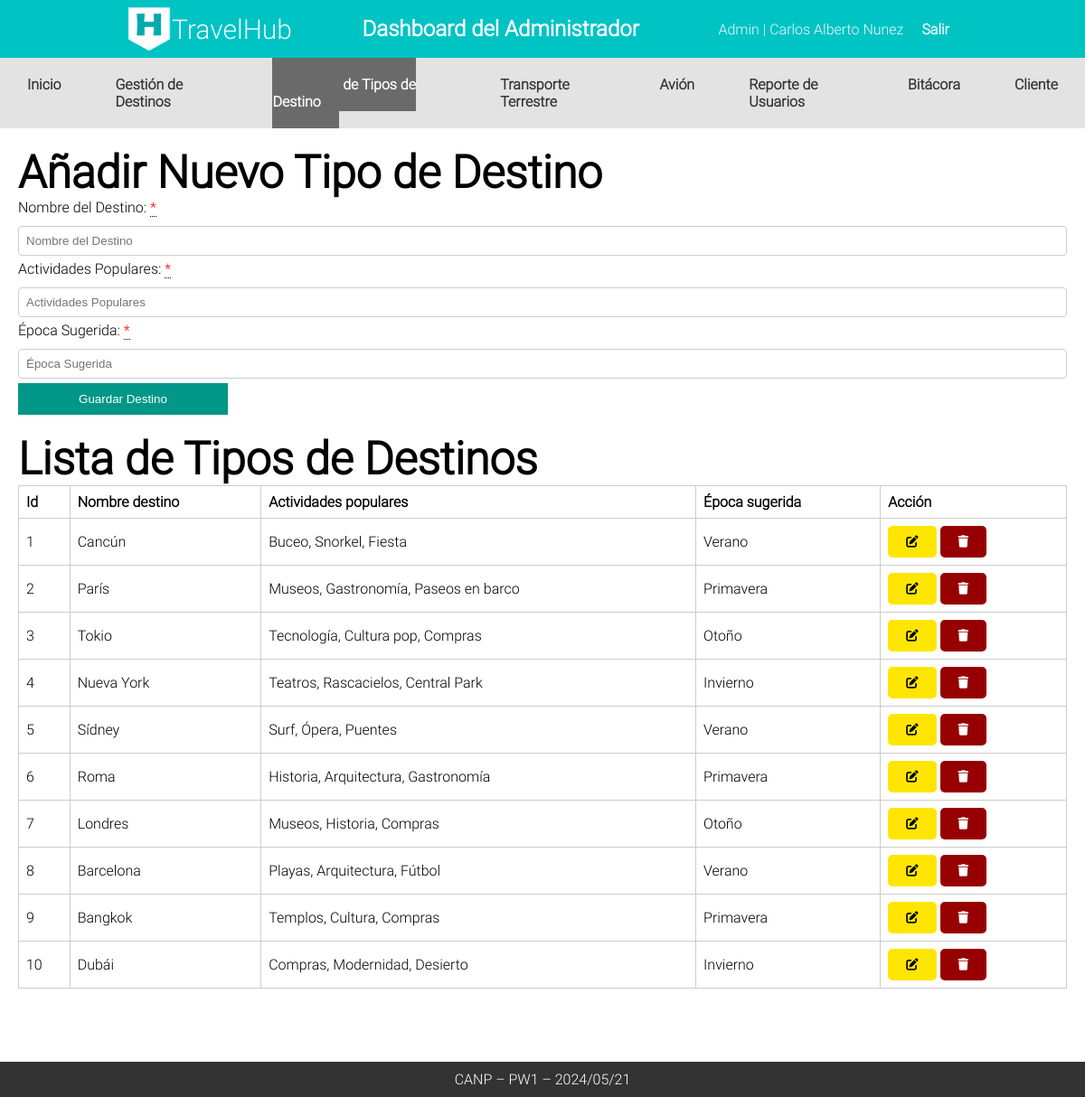
The page /Admin/CANP_TipoDestino (signed in) on the database as committed earlier.
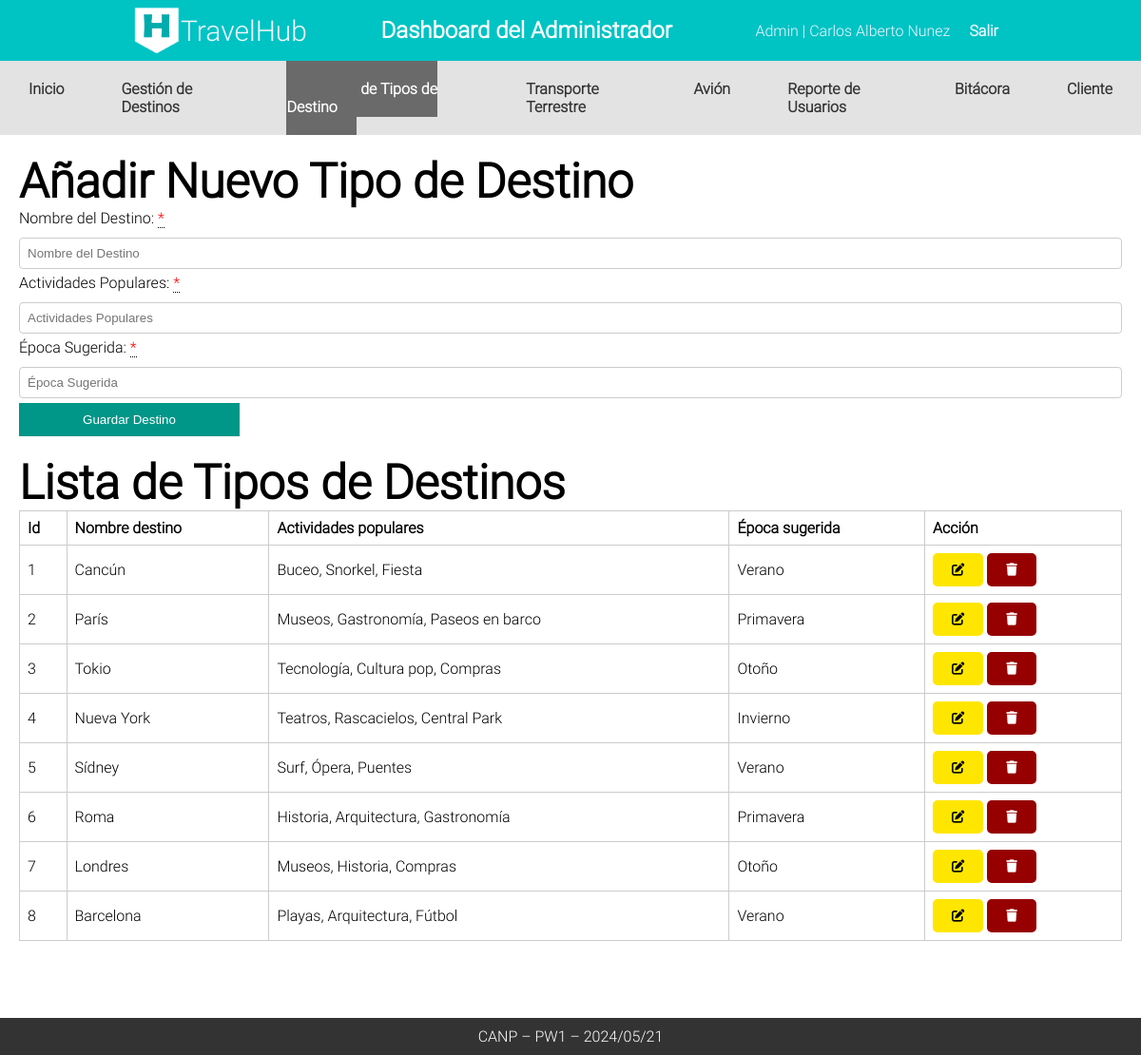
The same page on the database as committed later.
### tables this page shows
CREATE TABLE `tbltipodestino` (
  `id_tipodestino` int(11) NOT NULL,
  `Nombre_destino` varchar(255) NOT NULL,
  `Actividades_populares` varchar(255) NOT NULL,
  `Epoca_sugerida` varchar(255) NOT NULL
);

### Controllers/templateCtr.php (called while the page is built)
<?php
class Template
{
    public static function templateCtr()
    {
        include 'Views/plantilla.php';
    }
}

### index.php (called while the page is built, shortened)
<?php
include_once 'App/funciones.php';
include_once "Controllers/templateCtr.php";
include_once "Controllers/rutaCtr.php";
include_once "Controllers/destinosCtr.php";
include_once "Models/destinosMdl.php";
$template = new Template();
$template->templateCtr();

### Controllers/rutaCtr.php (called while the page is built)
<?php
class Ruta{
    public static function rutaCtr(){
        return "http://localhost/TravelHub/";
    }
}

### App/funciones.php (called while the page is built)
<?php
class Funciones{
static public function estaActivo($ruta) {
    $uri = $_SERVER['REQUEST_URI'];
    if(strpos($uri, $ruta) !== false) {
        return true;
    }
    return false;
}
}

### Models/destinosMdl.php (called while the page is built, shortened)
<?php
class DestinoMdl {
    public static function canp_leer_tipos_destinos_mdl() {
        try {
            $db = Conexion::conectar();
            $sql = "SELECT * FROM tbltipodestino";
            $stmt = $db->prepare($sql);
            $stmt->execute();
            return $stmt->fetchAll();
        } catch (PDOException $e) {
            return "Error al leer datos de tipos de destino: " . $e->getMessage();
        }
    }
}

### Controllers/destinosCtr.php (called while the page is built, shortened)
<?php
class DestinoCtr {
public static function canp_leer_tipos_destinos_ctr() {
    $respuesta = DestinoMdl::canp_leer_tipos_destinos_mdl();
    return $respuesta;
}
}

### Admin/CANP_TipoDestino.php (the view, shortened to what this page needs)
<?php
include 'Components/cabeceraAdmin.php';
include 'Components/navAdmin.php'
?>
    <div class="contenedor">
        <h2>Añadir Nuevo Tipo de Destino</h2>
        <form method="POST" class="formTipoDestino">
            <label for="nombreDestino">Nombre del Destino: <div class="tooltip required"> *<span class="tooltiptext">Campo obligatorio</span></div></label>
            <input type="text" id="nombreDestino" name="nombreDestino" placeholder="Nombre del Destino" >
            <label for="actividadesPopulares">Actividades Populares: <div class="tooltip required"> *<span class="tooltiptext">Campo obligatorio</span></div></label>
            <input type="text" id="actividadesPopulares" name="actividadesPopulares" placeholder="Actividades Populares" >
            <label for="epocaSugerida">Época Sugerida: <div class="tooltip required"> *<span class="tooltiptext">Campo obligatorio</span></div></label>
            <input type="text" id="epocaSugerida" name="epocaSugerida" placeholder="Época Sugerida" >
            <button name="btntTipoDestino" class="btnformulario" type="submit">Guardar Destino</button>
        </form>
        <h2>Lista de Tipos de Destinos</h2>
        <table class="tblTipoDestino">
            <thead>
                <tr>
                    <th>Id</th>
                    <th>Nombre destino</th>
                    <th>Actividades populares</th>
                    <th>Época sugerida</th>
                    <th>Acción</th>
                </tr>
            </thead>
            <tbody>
                    <?php
                        $destinos = DestinoCtr::canp_leer_tipos_destinos_ctr();
                        foreach ($destinos as $key => $destino) {
                           echo '
                           <tr>
                           <td>'.($key+1).'</td>
                           <td>'.$destino["Nombre_destino"].'</td>
                           <td>'.$destino["Actividades_populares"].'</td>
                           <td>'.$destino["Epoca_sugerida"].'</td>
                           <td>
                           <button class="edit editarTipoDestino" editartipoDestino="'.$destino["id_tipodestino"].'"> <i class="fa-solid fa-pen-to-square"></i></button>
                           <button class="delete eliminarTipoDestino" eliminarTipoDestino="'.$destino["id_tipodestino"].'" ><i class="fa-solid fa-trash"></i></button>
                           </td>
                       </tr>
                           ';
                        }
                    ?>
            </tbody>
        </table>
        </div>

### Views/plantilla.php (shortened to what this page needs)
<?php
$rutaLocal = Ruta::rutaCtr();
?>
<!DOCTYPE html>
<html lang="es">
<head>
    <link rel="stylesheet" href="<?php echo $rutaLocal?>Views/css/styles.css">
    <link rel="stylesheet" href="<?php echo $rutaLocal?>Views/css/carrusel.css">
    <link rel="stylesheet" href="<?php echo $rutaLocal?>Views/assets/js/modulos/fontawesome/css/all.min.css">
</head>
<body>
<?php
if(isset($_SESSION['validar']) && $_SESSION['validar'] == true && $_SESSION["rol"] == 1){
    if(isset($_GET["url"])){
        $url = explode("/", $_GET["url"]);
             if($url[0] == "logout"){
                   include "Modules/".$url[0].'.php';
               }else if( $url[1] == "CANP_Admin" || $url[1] == "CANP_Destino" || $url[1] == "CANP_TipoDestino" || $url[1] == "CANP_TransporteTerrestre"
                || $url[1] == "CANP_Avion" || $url[1] == "CANP_ReporteUsuarios" || $url[1] == "CANP_Bitacora" || $url[1] == "CANP_Cliente"){
                include "Admin/".$url[1].'.php';
               }
               else{
                header('Location: '.$rutaLocal.'Admin/CANP_Admin');
               }
       }else{
           include "Admin/CANP_Admin.php";
       }
       include 'Components/footer.php';
}
?>
</body>
</html>

### Components/cabeceraAdmin.php
<header>
       <nav>
           <div class="nav-container">
               <div class="logo-text">
                   <img class="logo" src="<?php echo $rutaLocal?>Views/assets/imagenes/logo.png" alt="">
                   <a href="<?php echo $rutaLocal ?>Admin/CANP_Admin">TravelHub</a>
               </div>
                    <h1> Dashboard del Administrador</h1>
               <ul class="nav-links">
                   <li>Admin | <?php echo $_SESSION["nombre"] ?></li>
                   <li><a href="<?php echo $rutaLocal?>logout">Salir</a></li>
               </ul>
           </div>
       </nav>
   </header>

### Components/navAdmin.php (shortened to what this page needs)
<nav class="menu">
    <ul class="menu-list">
        <li class="<?php echo Funciones::estaActivo('CANP_Admin') ? 'activo' : ''; ?>"><a href="<?php echo $rutaLocal ?>Admin/CANP_Admin">Inicio</a></li>
        <li class="<?php echo Funciones::estaActivo('CANP_Destino') ? 'activo' : ''; ?>"><a href="<?php echo $rutaLocal ?>Admin/CANP_Destino">Gestión de Destinos</a></li>
        <li class="<?php echo Funciones::estaActivo('CANP_TipoDestino') ? 'activo' : ''; ?>"><a href="<?php echo $rutaLocal ?>Admin/CANP_TipoDestino">Gestión de Tipos de Destino</a></li>
        <li class="<?php echo Funciones::estaActivo('CANP_TransporteTerrestre') ? 'activo' : ''; ?>"><a href="<?php echo $rutaLocal ?>Admin/CANP_TransporteTerrestre">Transporte Terrestre</a></li>
        <li class="<?php echo Funciones::estaActivo('CANP_Avion') ? 'activo' : ''; ?>"><a href="<?php echo $rutaLocal ?>Admin/CANP_Avion">Avión</a></li>
        <li class="<?php echo Funciones::estaActivo('CANP_ReporteUsuarios') ? 'activo' : ''; ?>"><a href="<?php echo $rutaLocal ?>Admin/CANP_ReporteUsuarios">Reporte de Usuarios</a></li>
        <li class="<?php echo Funciones::estaActivo('CANP_Bitacora') ? 'activo' : ''; ?>"><a href="<?php echo $rutaLocal ?>Admin/CANP_Bitacora">Bitácora</a></li>
        <li class="<?php echo Funciones::estaActivo('CANP_Cliente') ? 'activo' : ''; ?>"><a href="<?php echo $rutaLocal ?>Admin/CANP_Cliente">Cliente</a></li>
    </ul>
</nav>

### Components/footer.php (shortened to what this page needs)
<footer>
CANP – PW1 – 2024/05/21
</footer>

### Views/css/styles.css (style rules this page uses)
* { margin: 0; padding: 0; box-sizing: border-box; }
body { font-family: Roboto; height: 100vh; }
.contenedor { padding: 20px; }
header { background-color: #00c3c4; color: white; padding: 2px 10%; text-align: center; }
.nav-container { display: flex; justify-content: space-between; align-items: center; padding: 5px 20px; }
.logo-text { display: flex; align-items: center; }
.logo { height: 50px; }
.nav-links { list-style: none; display: flex; margin: 0; padding: 0; }
.nav-links li { padding: 0 10px; color: aliceblue; }
.logo-text a { text-decoration: none; color: aliceblue; font-size: 30px; }
.nav-links a { text-decoration: none; color: aliceblue; }
h2 { font-size: 50px; }
footer { background-color: #333333; color: white; text-align: center; padding: 10px 0; position: fixed; bottom: 0; width: 100%; display: flex; justify-content: space-around; align-items: center; }
.logo { width: 50px; }
a { color: #fff; }
nav.menu { background: #e3e3e3; position: relative; }
nav.menu ul { font-display: flex; justify-content: center; }
.menu-list { list-style: none; padding: 0; margin: 0; display: flex; }
.menu-list li { margin: 0 10px; }
nav.menu ul li { padding: 20px; }
nav ul { list-style: none; padding: 0; display: flex; justify-content: left; }
nav ul li a { color: #333; text-decoration: none; font-weight: bold; }
form { margin-bottom: 20px; }
input[type="text"], input[type="date"], select { margin: 5px 0; padding: 8px; width: calc(100% - 18px); }
.edit { padding: 10px 20px; background-color: #ffe600; color: black; border: none; cursor: pointer; border-radius: 5px; }
.delete { padding: 10px 20px; background-color: #960000; color: white; border: none; cursor: pointer; border-radius: 5px; }
button.btnformulario { padding: 10px 20px; background-color: #009688; color: white; border: none; cursor: pointer; width: 20%; }
table { width: 100%; margin-bottom: 100px; border-collapse: collapse; }
th, td { border: 1px solid #ccc; padding: 8px; text-align: left; }
.menu li.activo a { font-weight: bold; background: #6a6a6a; color: #fff; padding: 20px; }
label { display: block; margin-bottom: 5px; }
input[type="text"], input[type="email"], input[type="password"] { width: 100%; padding: 8px; border: 1px solid #ccc; border-radius: 4px; }
.btnformulario { align-self: flex-start; }
.required { color: red; }
.tooltip { position: relative; display: inline-block; border-bottom: 1px dotted black; }

Rows that differ between the two databases and show on the page:
removed tbltipodestino: Nombre_destino "Bangkok", Actividades_populares "Templos, Cultura, Compras", Epoca_sugerida "Primavera"
removed tbltipodestino: Nombre_destino "Dubái", Actividades_populares "Compras, Modernidad, Desierto", Epoca_sugerida "Invierno"
